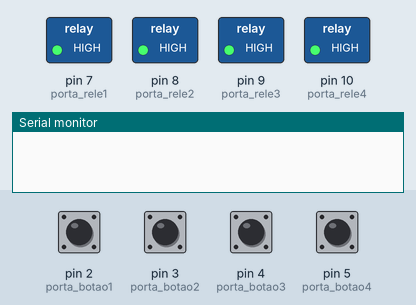
Simulated run of this sketch. Board: Arduino Uno, built with avr-gcc and run on an emulated ATmega328P. Parts: switched loads named in the sketch (green lamp = pin HIGH), the last lines printed to the serial monitor. Inputs (shaded band) come from the test bench; at power-on: pin 2 (porta_botao1), pin 3 (porta_botao2), pin 4 (porta_botao3), pin 5 (porta_botao4) LOW.

Above: at 1.2 s.
1.3 s: pin 2 (porta_botao1) pulled HIGH for 0.15 s
At 3.8 s:
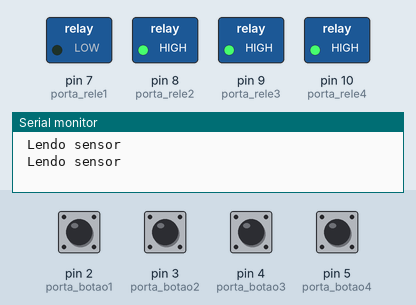
4.4 s: pin 3 (porta_botao2) pulled HIGH for 0.15 s
At 5.8 s:
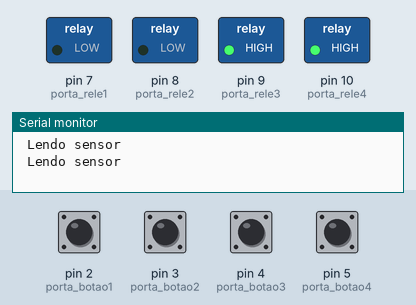
6.1 s: pin 4 (porta_botao3) pulled HIGH for 0.15 s
At 7.0 s:
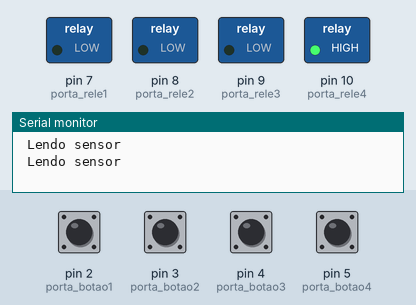
7.8 s: pin 5 (porta_botao4) pulled HIGH for 0.15 s
At 8.3 s:
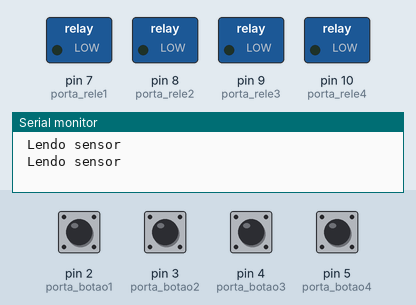
9.5 s: pin 3 (porta_botao2) pulled HIGH for 1 s
At 11.4 s:
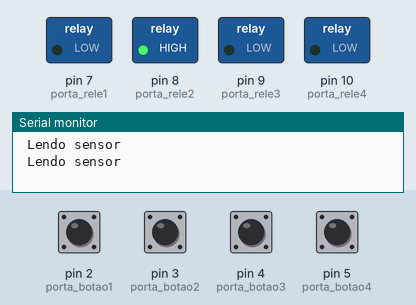
12.0 s: pin 4 (porta_botao3) pulled HIGH for 1 s
At 13.3 s:
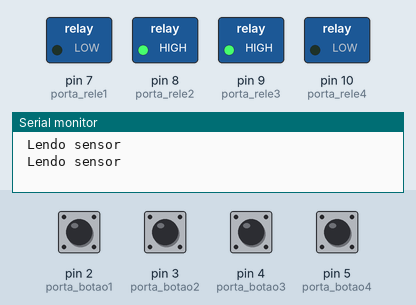
Timing chart, 0 to 15.0 s (numbered marks = the images above; inputs shaded):
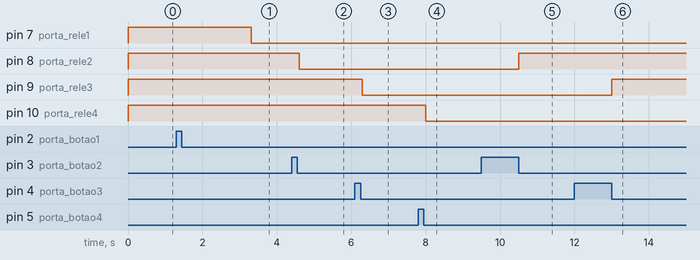

Measured:
- after the input at 1.3 s, pin 7 (porta_rele1): HIGH → LOW after 2.0 s
- after the input at 4.4 s, pin 8 (porta_rele2): HIGH → LOW after 0.20 s
- after the input at 6.1 s, pin 9 (porta_rele3): HIGH → LOW after 0.20 s
- after the input at 7.8 s, pin 10 (porta_rele4): HIGH → LOW after 0.20 s
- after the input at 9.5 s, pin 8 (porta_rele2): LOW → HIGH after 1.0 s
- after the input at 12.0 s, pin 9 (porta_rele3): LOW → HIGH after 1.0 s

The sketch:

TESTERELEBOTAOMILLIS.ino
```cpp
//Programa : Teste Módulo Rele Arduino - Botoes


//Porta ligada ao pino IN1 do modulo
int porta_rele1 = 7;
//Porta ligada ao pino IN2 do modulo
int porta_rele2 = 8;
//Porta ligada ao pino IN3 do modulo
int porta_rele3 = 9;
//Porta ligada ao pino IN4 do modulo
int porta_rele4 = 10;
//Porta ligada ao botao 1
int porta_botao1 = 2;
//Porta ligada ao botao 2
int porta_botao2 = 3;
//Porta ligada ao botao 3
int porta_botao3 = 4;
//Porta ligada ao botao 4
int porta_botao4 = 5;

//Armazena o estado do rele - 0 (LOW) ou 1 (HIGH)
int estadorele1 = 1;
int estadorele2 = 1;
int estadorele3 = 1;
int estadorele4 = 1;

//Armazena o valor lido dos botoes
int leitura1 = 0;
int leitura2 = 0;
int leitura3 = 0;
int leitura4 = 0;

long intervalo = 2000; //INTERVALO DE TEMPO

void setup()
{
  //Define pinos para o rele como saida
  pinMode(porta_rele1, OUTPUT);
  pinMode(porta_rele2, OUTPUT);
  pinMode(porta_rele3, OUTPUT);
  pinMode(porta_rele4, OUTPUT);

  //Define pinos dos botoes como entrada
  pinMode(porta_botao1, INPUT);
  pinMode(porta_botao2, INPUT);
  pinMode(porta_botao3, INPUT);
  pinMode(porta_botao4, INPUT);

  //Estado inicial dos reles - desligados
  digitalWrite(porta_rele1, HIGH);
  digitalWrite(porta_rele2, HIGH);
  digitalWrite(porta_rele3, HIGH);
  digitalWrite(porta_rele4, HIGH);

  Serial.begin(9600);
}

void loop()
{

  long previousMillis = millis();
  int cnt=0;

   //Verifica o acionamento do botao 1
  leitura1 = digitalRead(porta_botao1);
  if (leitura1 != 0)
  {
    while(millis() - previousMillis < intervalo)
     {if (cnt % 100 == 0)
       {
       Serial.print("Lendo sensor");
       Serial.print(" \n ");
       }
       cnt++;
    }
    //Inverte o estado da porta
    estadorele1 = !estadorele1;
    //Comandos para o rele 1
    digitalWrite(porta_rele1, estadorele1);

      if (millis() - previousMillis > intervalo)
      {
        estadorele1 = LOW;
        digitalWrite(porta_rele1, estadorele1);
      }
  }


{


  //Verifica o acionamento do botao 2
  leitura2 = digitalRead(porta_botao2);
  if (leitura2 != 0)
  {
    while(digitalRead(porta_botao2) != 0)
    {
      delay(100);
    }
    //Inverte o estado da porta
    estadorele2 = !estadorele2;
    //Comandos para o rele 2
    digitalWrite(porta_rele2, estadorele2);


  }

     //Verifica o acionamento do botao 3
  leitura3 = digitalRead(porta_botao3);
  if (leitura3 != 0)
  {
    while(digitalRead(porta_botao3) != 0)
    {
      delay(100);
    }
    //Inverte o estado da porta
    estadorele3 = !estadorele3;
    //Comandos para o rele 3
    digitalWrite(porta_rele3, estadorele3);
  }
   //Verifica o acionamento do botao 4
  leitura4 = digitalRead(porta_botao4);
  if (leitura4 != 0)
  {
    while(digitalRead(porta_botao4) != 0)
    {
      delay(100);
    }
    //Inverte o estado da porta
    estadorele4 = !estadorele4;
    //Comandos para o rele 4
    digitalWrite(porta_rele4, estadorele4);
}
  }}
```
